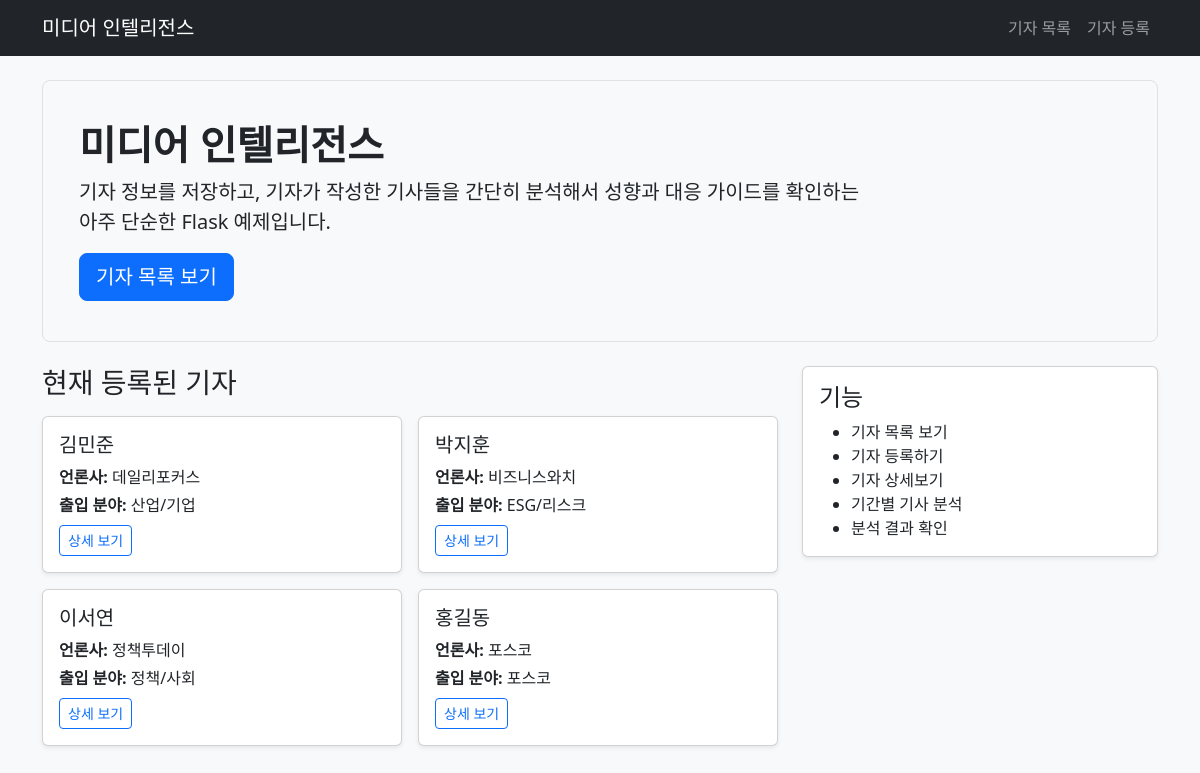
The page / on the database its author committed.
### tables this page shows
CREATE TABLE reporters (
            id INTEGER PRIMARY KEY AUTOINCREMENT,
            name TEXT NOT NULL,
            media_company TEXT NOT NULL,
            beat TEXT NOT NULL,
            email TEXT,
            notes TEXT
        );

### app.py (the view)
@app.route("/")
def home():
    reporters = get_all_reporters()
    return render_template("home.html", reporters=reporters)

### app.py (called while the page is built, shortened)
def get_database_connection():
    if "db" not in g:
        g.db = sqlite3.connect(app.config["DATABASE"])
        g.db.row_factory = sqlite3.Row
    return g.db

@app.teardown_appcontext
def close_database_connection(error):
    db = g.pop("db", None)
    if db is not None:
        db.close()

def create_tables_if_needed():
    db = get_database_connection()
    db.execute(
        """
        CREATE TABLE IF NOT EXISTS reporters (
            id INTEGER PRIMARY KEY AUTOINCREMENT,
            name TEXT NOT NULL,
            media_company TEXT NOT NULL,
            beat TEXT NOT NULL,
            email TEXT,
            notes TEXT
        )
        """
    )
    db.execute(
        """
        CREATE TABLE IF NOT EXISTS articles (
            id INTEGER PRIMARY KEY AUTOINCREMENT,
            reporter_id INTEGER NOT NULL,
            title TEXT NOT NULL,
            content TEXT NOT NULL,
            published_date TEXT NOT NULL,
            feedback_count INTEGER DEFAULT 0,
            FOREIGN KEY (reporter_id) REFERENCES reporters (id)
        )
        """
    )
    db.commit()

def seed_sample_data_if_empty():
    db = get_database_connection()
    reporter_count = db.execute("SELECT COUNT(*) AS count FROM reporters").fetchone()["count"]
    if reporter_count > 0:
        return

def get_all_reporters():
    db = get_database_connection()
    return db.execute(
        """
        SELECT id, name, media_company, beat, email, notes
        FROM reporters
        ORDER BY name
        """
    ).fetchall()

@app.before_request
def prepare_database():
    create_tables_if_needed()
    seed_sample_data_if_empty()

### templates/home.html
{% extends "base.html" %}
{% block content %}
<div class="p-4 mb-4 bg-light rounded-3 border">
    <div class="container-fluid py-3">
        <h1 class="display-6 fw-bold">미디어 인텔리전스</h1>
        <p class="col-md-9 fs-5">
            기자 정보를 저장하고, 기자가 작성한 기사들을 간단히 분석해서
            성향과 대응 가이드를 확인하는 아주 단순한 Flask 예제입니다.
        </p>
        <a href="{{ url_for('reporter_list') }}" class="btn btn-primary btn-lg">기자 목록 보기</a>
    </div>
</div>
<div class="row">
    <div class="col-md-8">
        <h3 class="mb-3">현재 등록된 기자</h3>
        <div class="row g-3">
            {% for reporter in reporters %}
                <div class="col-md-6">
                    <div class="card h-100 shadow-sm">
                        <div class="card-body">
                            <h5 class="card-title">{{ reporter.name }}</h5>
                            <p class="card-text mb-1"><strong>언론사:</strong> {{ reporter.media_company }}</p>
                            <p class="card-text mb-2"><strong>출입 분야:</strong> {{ reporter.beat }}</p>
                            <a href="{{ url_for('reporter_detail', reporter_id=reporter.id) }}" class="btn btn-outline-primary btn-sm">상세 보기</a>
                        </div>
                    </div>
                </div>
            {% endfor %}
        </div>
    </div>
    <div class="col-md-4">
        <div class="card shadow-sm">
            <div class="card-body">
                <h4>기능</h4>
                <ul class="mb-0">
                    <li>기자 목록 보기</li>
                    <li>기자 등록하기</li>
                    <li>기자 상세보기</li>
                    <li>기간별 기사 분석</li>
                    <li>분석 결과 확인</li>
                </ul>
            </div>
        </div>
    </div>
</div>
{% endblock %}

### templates/base.html (shortened to what this page needs)
<!DOCTYPE html>
<html lang="ko">
<head>
    <link href="https://cdn.jsdelivr.net/npm/bootstrap@5.3.3/dist/css/bootstrap.min.css" rel="stylesheet">
    <link rel="stylesheet" href="{{ url_for('static', filename='css/style.css') }}">
</head>
<body>
    <nav class="navbar navbar-expand-lg navbar-dark bg-dark">
        <div class="container">
            <a class="navbar-brand" href="{{ url_for('home') }}">미디어 인텔리전스</a>
            <div class="navbar-nav">
                <a class="nav-link" href="{{ url_for('reporter_list') }}">기자 목록</a>
                <a class="nav-link" href="{{ url_for('reporter_create') }}">기자 등록</a>
            </div>
        </div>
    </nav>
    <main class="container py-4">
        {% block content %}{% endblock %}
    </main>
</body>
</html>

### static/css/style.css (style rules this page uses)
body { background-color: #f8f9fa; }

### rows shown on the page
reporters: name "김민준", media_company "데일리포커스", beat "산업/기업"
reporters: name "박지훈", media_company "비즈니스와치", beat "ESG/리스크"
reporters: name "이서연", media_company "정책투데이", beat "정책/사회"
reporters: name "홍길동", media_company "포스코", beat "포스코"
